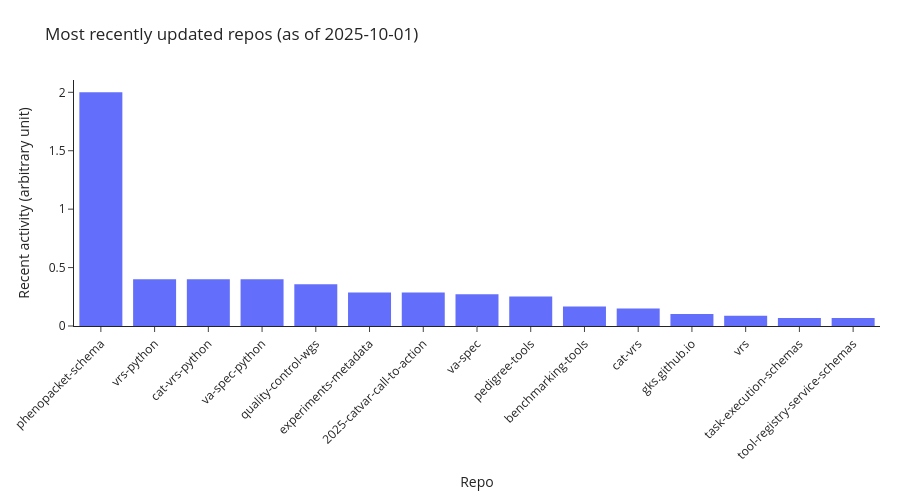

The code cell stored with this chart in its notebook:
### Code cell
def plot_gh_activity():
    fig = px.bar(
        gh_activity_df,
        x='name',
        y='activity_score',
        labels={'activity_score': 'Count', 'name': 'Repo'},
        title=f'Most recently updated repos (as of {fetch_date})',
        #color_discrete_sequence=['#f5e642'],
        custom_data=['days_since_pushed_at', 'days_since_last_updated'],
    )
    
    fig.update_traces(
        hovertemplate='Days since last commit: %{customdata[0]}<br>Days since last repo update: %{customdata[1]}<extra></extra>',
        marker_line_width=0
    )
    
    fig.update_layout(
        barmode='relative',
        xaxis_tickangle=-45,
        margin=dict(l=40, r=20, t=80, b=150),
        xaxis_title='Repo',
        yaxis_title='Recent activity (arbitrary unit)',
        legend_title_text='',
        height=500,
        template='simple_white',
    )
    
    fig.show()

plot_gh_activity()

### Figure 1 — Plotly figure (JSON) as saved in the notebook; plotly's stock layout.template omitted (floating-point values rounded to 4 significant figures)
{"data": [{"customdata": [[0, 0], [4, 4], [4, 4], [4, 4], [2, 39], [6, 6], [6, 6], [4, 13], [405, 3], [1656, 5], [7, 39], [13, 32], [63, 13], [28, 28], [28, 28]], "hovertemplate": "Days since last commit: %{customdata[0]}<br>Days since last repo update: %{customdata[1]}<extra></extra>", "legendgroup": "", "marker": {"color": "#636efa", "line": {"width": 0}, "pattern": {"shape": ""}}, "name": "", "orientation": "v", "showlegend": false, "textposition": "auto", "type": "bar", "x": ["phenopacket-schema", "vrs-python", "cat-vrs-python", "va-spec-python", "quality-control-wgs", "experiments-metadata", "2025-catvar-call-to-action", "va-spec", "pedigree-tools", "benchmarking-tools", "cat-vrs", "gks.github.io", "vrs", "task-execution-schemas", "tool-registry-service-schemas"], "xaxis": "x", "y": [2.0, 0.4, 0.4, 0.4, 0.3583, 0.2857, 0.2857, 0.2714, 0.2525, 0.1673, 0.15, 0.1017, 0.08705, 0.06897, 0.06897], "yaxis": "y"}], "layout": {"barmode": "relative", "height": 500, "legend": {"title": {"text": ""}, "tracegroupgap": 0}, "margin": {"b": 150, "l": 40, "r": 20, "t": 80}, "title": {"text": "Most recently updated repos (as of 2025-10-01)"}, "xaxis": {"anchor": "y", "domain": [0, 1], "tickangle": -45, "title": {"text": "Repo"}}, "yaxis": {"anchor": "x", "domain": [0, 1], "title": {"text": "Recent activity (arbitrary unit)"}}}}
